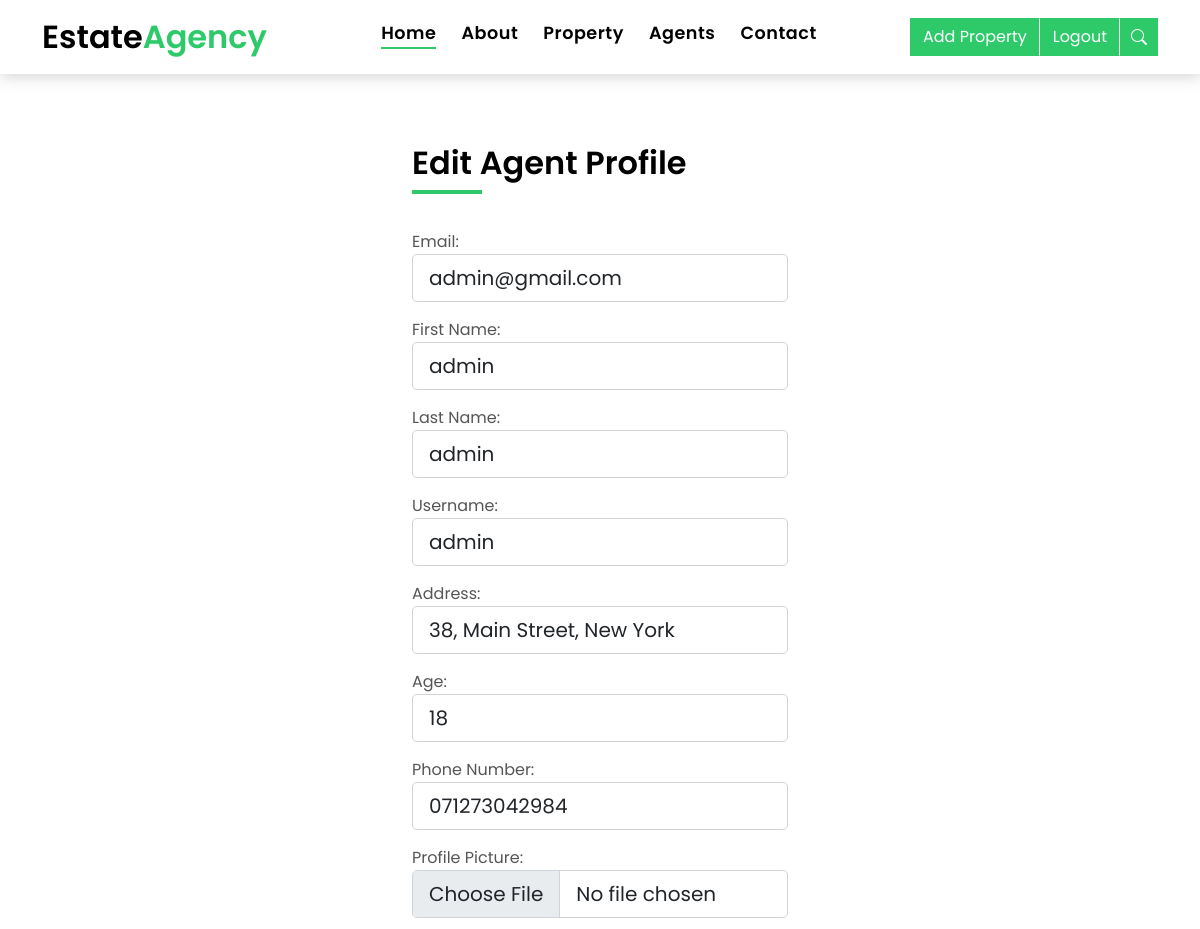
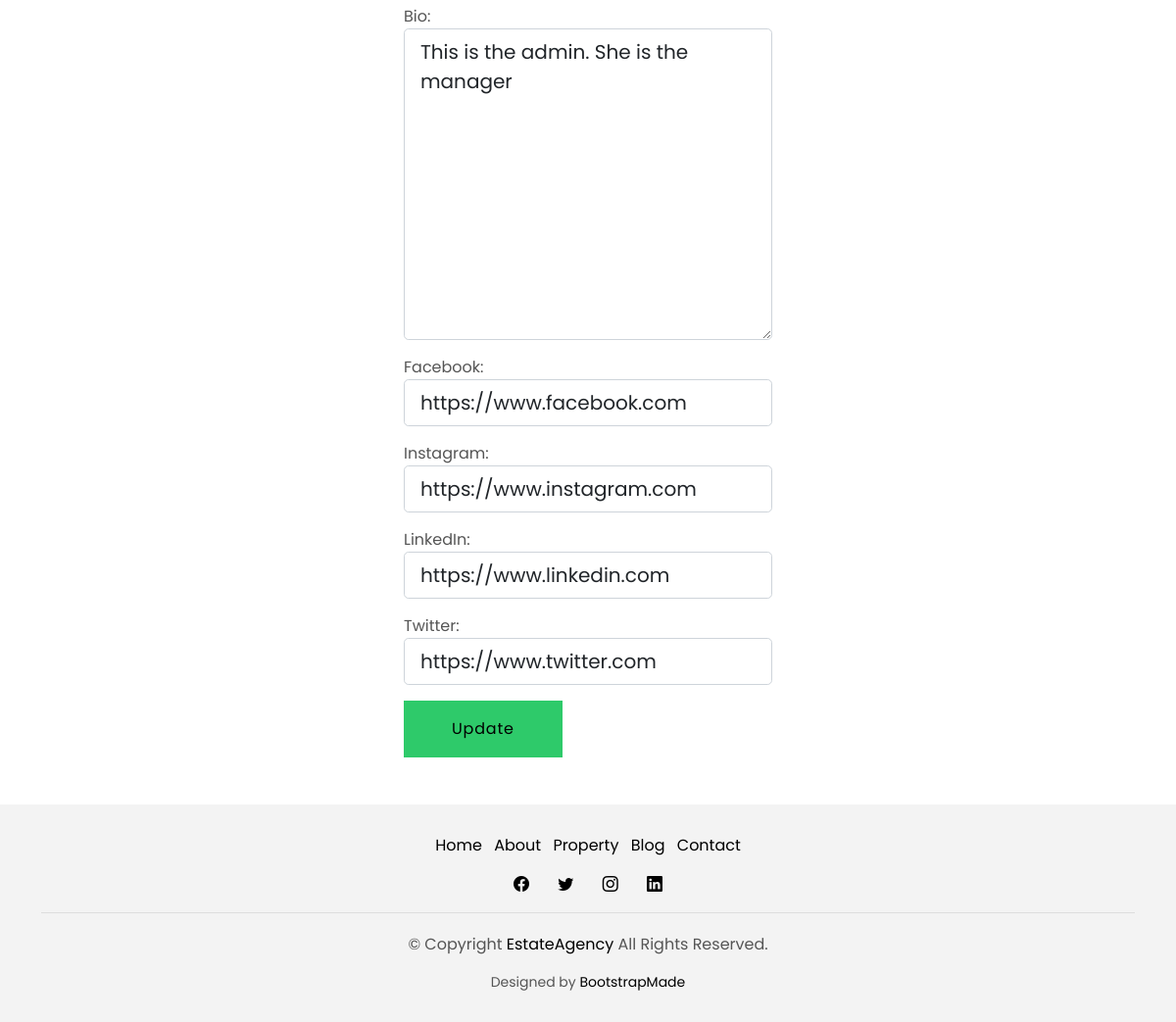
The page /agents/admin-admin/edit/ (signed in) on the database its author committed (2 pictures, top to bottom).
### accounts/models.py (models this page shows, shortened)
class User(AbstractUser):
    email = models.EmailField(unique=True)
    username = models.CharField(max_length=20, unique=True)
    USERNAME_FIELD = 'email'
    REQUIRED_FIELDS = ['username']

### agents/models.py (models this page shows, shortened)
class Agent(models.Model):
    user = models.OneToOneField(
        User, on_delete=models.CASCADE, related_name='user')
    address = models.CharField(max_length=100)
    age = models.IntegerField(default=18, validators=[MinValueValidator(18)])
    bio = models.TextField()
    phone_number = models.CharField(max_length=20)
    profile_picture = models.ImageField(
        upload_to='images/profile_pictures/', null=True)
    slug = AutoSlugField(
        unique=True, always_update=True, populate_from='user')
    date_created = models.DateTimeField(auto_now_add=True)
    date_modified = models.DateTimeField(auto_now=True)

class SocialAccount(models.Model):
    class Meta:
        verbose_name_plural = 'Social Accounts'
    agent = models.ForeignKey(
        'Agent', on_delete=models.CASCADE, related_name='agent')
    facebook = models.URLField(null=True, blank=True)
    instagram = models.URLField(null=True, blank=True)
    linkedin = models.URLField(null=True, blank=True)
    twitter = models.URLField(null=True, blank=True)

### agents/views.py (the view)
# urls.py: path('<slug:slug>/edit/', views.agent_edit_view, name='agent-edit'),
@login_required(login_url='accounts:login')
def agent_edit_view(request, slug):
    user = request.user
    agent = Agent.objects.get(slug=slug)
    social_account = SocialAccount.objects.get(agent=agent) or None
    agent_form = AgentForm(instance=agent)
    user_form = UpdateForm(instance=user)
    social_account_form = SocialAccountForm(instance=social_account)
    if request.user != agent.user:
        return HttpResponseForbidden(f'<p>Not allowed. You are not authenticated as {agent.user}</p><a href="/agents/">Go back to agent list</a>')
    else:
        if request.method == 'POST':
            agent_form = AgentForm(request.POST, request.FILES, instance=agent)
            user_form = UpdateForm(request.POST, instance=user)
            social_account_form = SocialAccountForm(
                request.POST, instance=social_account)
            if agent_form.is_valid() and user_form.is_valid() and social_account_form.is_valid():
                agent_form.save()
                user_form.save()
                social_account_form.save()
                return redirect('agents:agent-detail', slug=slug)
    context = {
        'agent': agent,
        'agent_form': agent_form,
        'user_form': user_form,
        'social_account_form': social_account_form,
    }
    return render(request, 'agents/agent-edit.html', context)

### agents/forms.py
class AgentForm(forms.ModelForm):
    address = forms.CharField(label='Address', widget=forms.TextInput(
        attrs={'class': 'form-control form-control-lg form-control-a'}))
    age = forms.IntegerField(label='Age', widget=forms.NumberInput(
        attrs={'class': 'form-control form-control-lg form-control-a'}))
    phone_number = forms.CharField(label='Phone Number', widget=forms.TextInput(
        attrs={'class': 'form-control form-control-lg form-control-a'}))
    profile_picture = forms.FileField(label='Profile Picture', widget=forms.FileInput(
        attrs={'class': 'form-control form-control-lg form-control-a'}))
    bio = forms.CharField(label='Bio', widget=forms.Textarea(
        attrs={'class': 'form-control form-control-lg form-control-a'}))
    class Meta:
        model = Agent
        fields = ('address', 'age', 'phone_number', 'profile_picture', 'bio',)

### accounts/forms.py
class UpdateForm(forms.ModelForm):
    email = forms.EmailField(label='Email', widget=forms.EmailInput(
        attrs={'class': 'form-control form-control-lg form-control-a'}))
    first_name = forms.CharField(label='First Name', widget=forms.TextInput(
        attrs={'class': 'form-control form-control-lg form-control-a'}))
    last_name = forms.CharField(label='Last Name', widget=forms.TextInput(
        attrs={'class': 'form-control form-control-lg form-control-a'}))
    username = forms.CharField(label='Username', widget=forms.TextInput(
        attrs={'class': 'form-control form-control-lg form-control-a'}))
    class Meta(UserCreationForm.Meta):
        model = User
        fields = ('email', 'first_name', 'last_name',
                  'username',)

### templates/agents/agent-edit.html (shortened to what this page needs)
{% extends '../base.html' %}
{% block content %}
<main id="main">
  <section class="intro-single">
    <div class="container col-sm-8 col-md-4">
      <div class="title-box-d py-4 mx-auto">
        <h3 class="title-d">Edit Agent Profile</h3>
      </div>
      <div class="row">
        <form action="" method="post" enctype="multipart/form-data">
          {{ user_form.as_p }}
          {{ agent_form.as_p }}
          {{ social_account_form.as_p }}
          <div class="col-md-12">
            <button type="submit" class="btn btn-b">Update</button>
          </div>
        </form>
      </div>
    </div>
  </section>
</main>
{% endblock content %}

### static/css/style.css (style rules this page uses)
body { font-family: 'Poppins', sans-serif; color: #555555; }
h1, h2, h3, h4, h5, h6 { color: #000000; }
.title-box-d { padding-bottom: 1.8rem; margin-bottom: 1rem; position: relative; }
.title-box-d .title-d { font-weight: 600; font-size: 2rem; }
.title-box-d .title-d:after { content: ''; position: absolute; width: 70px; height: 4px; background-color: #2eca6a; bottom: 20px; left: 0; }
.btn { transition: 0.5s ease; }
.btn.btn-a, .btn.btn-b { border-radius: 0; padding: 1rem 3rem; letter-spacing: 0.05rem; }
.btn.btn-b { background-color: #2eca6a; color: #000000; }
.intro-single { padding: 6rem 0 3rem; }

### rows shown on the page
User: email "admin@gmail.com", first_name "admin", last_name "admin", username "admin"
Agent: address "38, Main Street, New York", age "18", phone_number "071273042984", bio "This is the admin. She is the manager"
SocialAccount: facebook "https://www.facebook.com", instagram "https://www.instagram.com", linkedin "https://www.linkedin.com", twitter "https://www.twitter.com"
